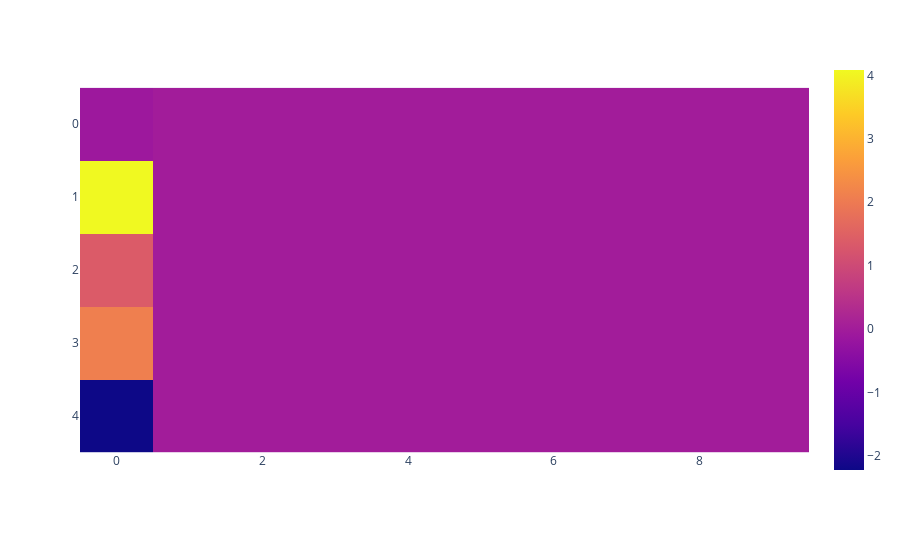

The notebook cell this image was saved under:
### Code cell
attr = torch.Tensor.numpy(attributions.detach().cpu())
px.imshow(attr[0:5, ])

### Figure 1 — Plotly figure (JSON) as saved in the notebook; plotly's stock layout.template omitted (floating-point values rounded to 4 significant figures)
{"data": [{"coloraxis": "coloraxis", "hovertemplate": "x: %{x}<br>y: %{y}<br>color: %{z}<extra></extra>", "name": "0", "type": "heatmap", "xaxis": "x", "yaxis": "y", "z": [[-0.09906, -1.072e-06, 1.18e-06, -1.1e-06, 1.786e-07, -7.733e-07, -9.569e-07, 4.543e-07, -7.491e-07, 2.349e-06], [4.084, -5.582e-07, 1.829e-07, 1.887e-07, -1.515e-06, 9.139e-08, 7.122e-07, 5.964e-07, -8.047e-07, 1.023e-06], [1.375, 2.96e-06, 3.208e-06, 2.718e-07, 1.548e-06, -2.322e-07, 1.109e-06, 1.641e-06, -5.987e-07, -6.824e-06], [2.101, 2.406e-06, 2.299e-06, -1.766e-07, 1.115e-06, 2.136e-09, 8.368e-07, -1.093e-06, 2.537e-07, 1.993e-06], [-2.218, 4.124e-07, -2.291e-06, -6.359e-08, -1.685e-07, 4.227e-07, 1.588e-07, 1.36e-06, -2.435e-07, -1.167e-06]]}], "layout": {"coloraxis": {"colorscale": [[0, "#0d0887"], [0.1111, "#46039f"], [0.2222, "#7201a8"], [0.3333, "#9c179e"], [0.4444, "#bd3786"], [0.5556, "#d8576b"], [0.6667, "#ed7953"], [0.7778, "#fb9f3a"], [0.8889, "#fdca26"], [1, "#f0f921"]]}, "margin": {"t": 60}, "xaxis": {"anchor": "y", "constrain": "domain", "domain": [0, 1], "scaleanchor": "y"}, "yaxis": {"anchor": "x", "autorange": "reversed", "constrain": "domain", "domain": [0, 1]}}}
